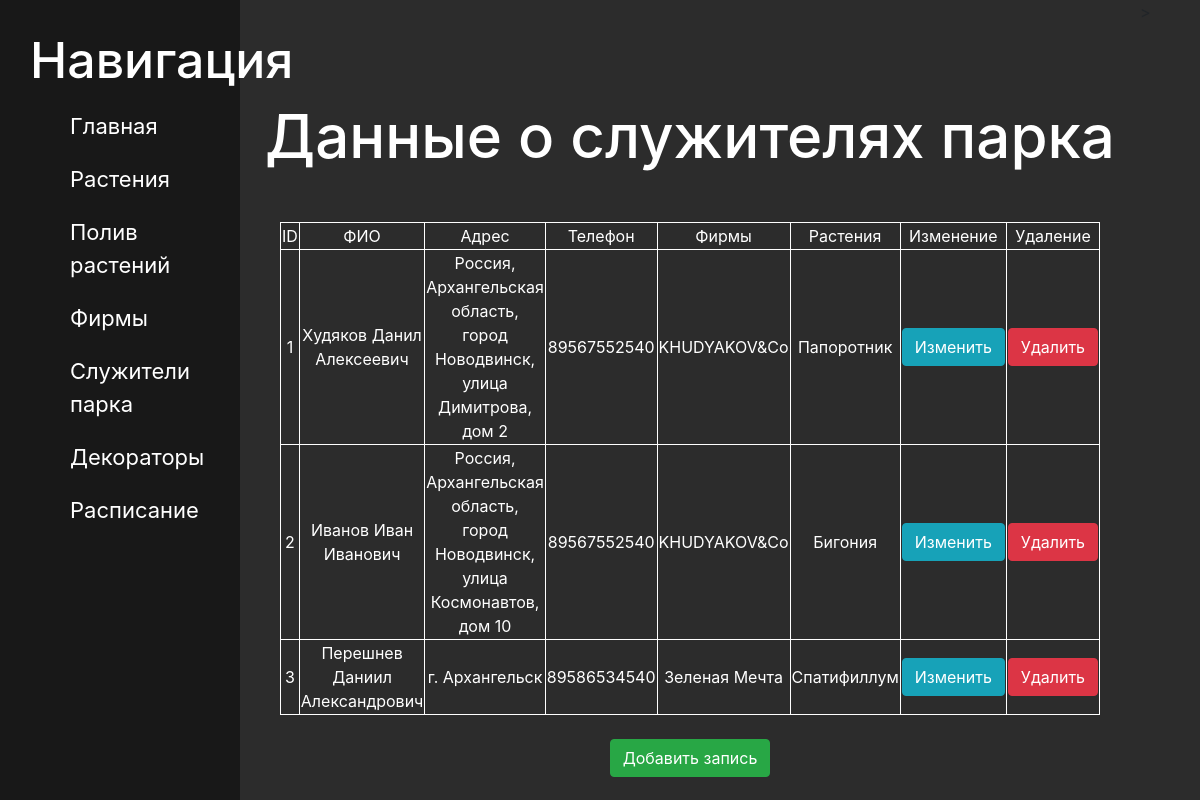
Screenshot of /plants/worker/ with the database file from the repository.
### plants/models.py (models this page shows, shortened)
class Worker(models.Model):
    name= models.CharField(verbose_name ='ФИО',max_length=100)
    adress = models.CharField(verbose_name='Адрес', max_length=100)
    phone = models.CharField(verbose_name='Телефон',max_length=255 )
    firm = models.ForeignKey(Firms, on_delete=models.CASCADE, verbose_name='Фирмы')
    plant = models.OneToOneField(Articles, on_delete=models.CASCADE, verbose_name='Растения')
    class Meta:
        verbose_name ='Рабочий'
        verbose_name_plural = 'Рабочие'

class Firms(models.Model):
    name= models.CharField(verbose_name ='Название фирмы',max_length=100)
    adress = models.CharField(verbose_name='Юридический адрес', max_length=100)
    def __str__(self):
        return self.name
    class Meta:
        verbose_name ='Фирма'
        verbose_name_plural = 'Фирмы'

class Articles(models.Model):
    title = models.CharField('Название', max_length=100)
    age = models.IntegerField('Возраст')
    date = models.DateField('Дата высадки')
    type = models.CharField('Tип',max_length=1000)
    def __str__(self):
        return self.title
    class Meta:
        verbose_name ='Растение'
        verbose_name_plural = 'Растения'

### plants/views.py (the view)
# urls.py: path('worker/', views.worker_home, name='wrk'),
def worker_home(request):
    worker = Worker.objects.all()
    return render(request, 'worker/worker.html', {'worker':worker})

### plants/templates/worker/worker.html (shortened to what this page needs)
{% extends 'main/layout.html' %}
{% block content  %}
<div class="features">
    <h1>Данные о служителях парка</h1>
    {% if worker %}
        <table border="1" class="tab">
            <tr>
                <td> ID </td>
                <td> ФИО </td>
                <td> Адрес </td>
                <td> Телефон</td>
                <td> Фирмы </td>
                <td> Растения </td>
                <td> Изменение </td>
                <td> Удаление </td>
            </tr>
        {% for el in worker %}
            <div  >
                <tr>
                    <td>  {{el.id}} </td>
                    <td> {{el.name}} </td>
                    <td> {{el.adress}} </td>
                    <td> {{el.phone}}  </td>
                    <td> {{el.firm}}  </td>
                    <td> {{el.plant}}</td>
                    <td> <a href="{% url 'updwrk' el.id %}" class="btn btn-info"> Изменить</a> </td>
                    <td> <a href="{% url 'delwrk' el.id %}" class="btn btn-danger"> Удалить</a> </td>
                </tr>
            </div>
        {% endfor %}
            </table>
    {% else %}
        <p>У вас нет записи</p>
    {%endif%}
    <br>
    <a href="{% url 'createwrk' %}"> <button class = "btn btn-success">Добавить запись</button> </a>
</div>
{% endblock %}

### main/static/main/css/main.css (style rules this page uses)
body { background: #2c2c2c; }
main .features { float: left; color: white; margin-top: 100px; text-align: center; width: 75%; }
main .features h1 { font-size: 60px; }
table { border: 1px solid white; margin-top: 50px; margin-left: auto; margin-right: auto; width: 75% }

### rows the page displays
Worker: id "1", name "Худяков Данил Алексеевич", adress "Россия, Архангельская область, город Новодвинск, улица Димитрова, дом 2", phone "89567552540", firm "KHUDYAKOV&Co", plant "Папоротник"
Worker: id "2", name "Иванов Иван Иванович", adress "Россия, Архангельская область, город Новодвинск, улица Космонавтов, дом 10", phone "89567552540", firm "KHUDYAKOV&Co", plant "Бигония"
Worker: id "3", name "Перешнев Даниил Александрович", adress "г. Архангельск", phone "89586534540", firm "Зеленая Мечта", plant "Спатифиллум"
